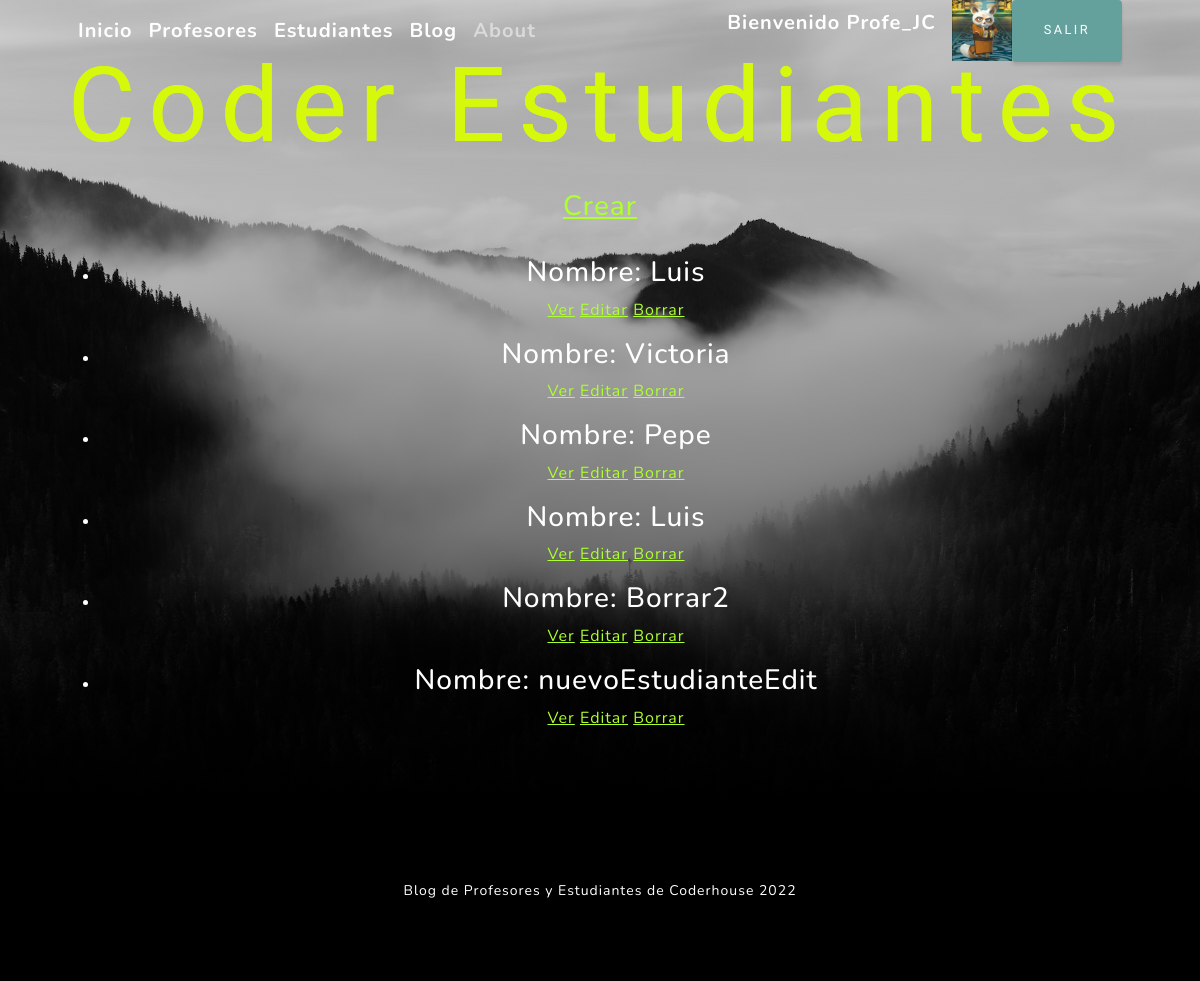
Page /Aplicacion/Estudiantes/estudiante/Elista (signed in) on the earlier database version.
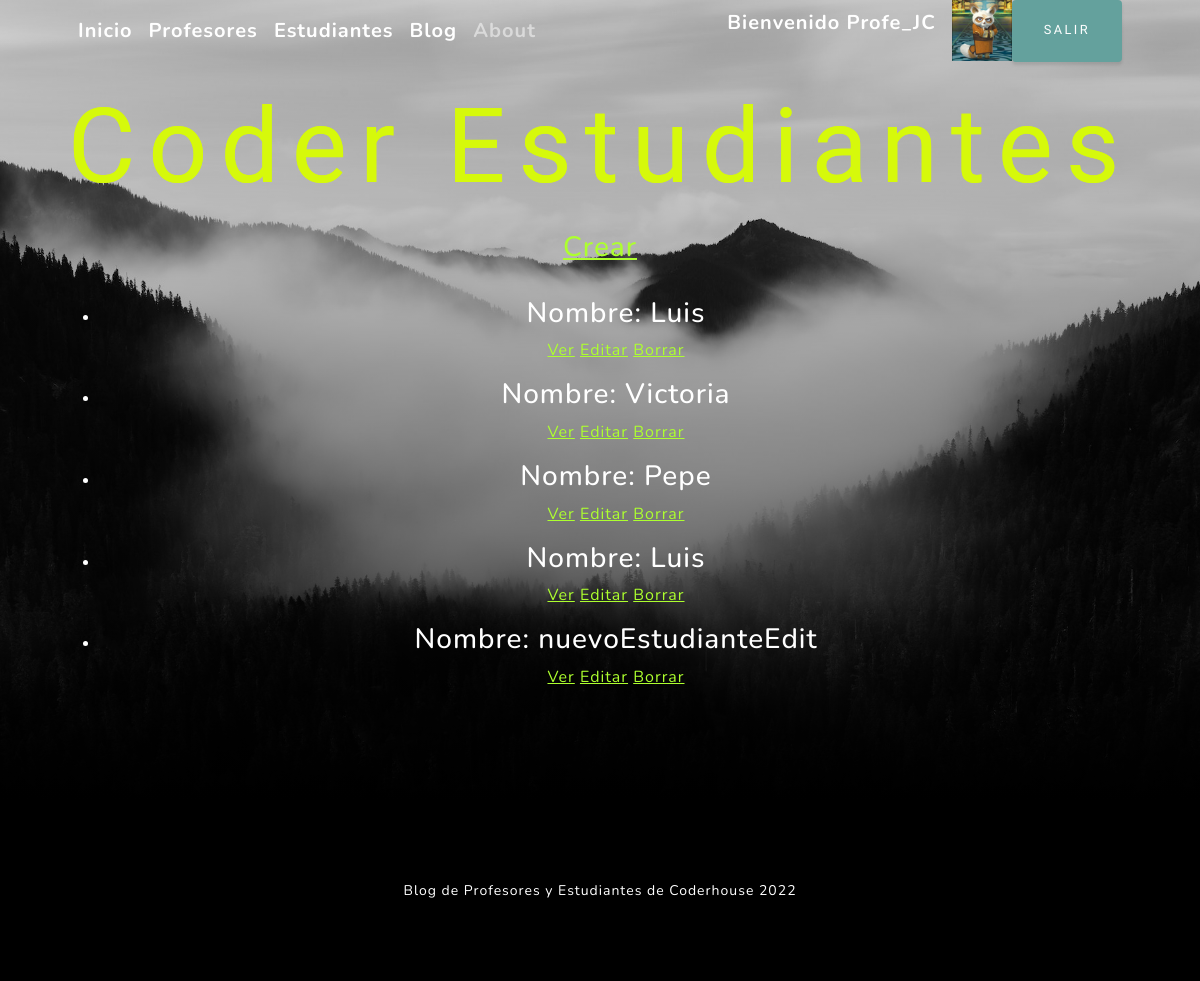
Same page on the later database version.
### Aplicacion/models.py (models this page shows, shortened)
class Estudiante(models.Model):
    nombre = models.CharField(max_length=200)
    apellido = models.CharField(max_length=200)
    email = models.EmailField()
    comision = models.IntegerField()

### Aplicacion/views.py (the view)
# urls.py: path("Estudiantes/estudiante/Elista", views.EstudianteList.as_view(), name='ListEstudiantes'),
class EstudianteList(LoginRequiredMixin, ListView):
    model = Estudiante
    template_name = "Aplicacion/Estudiantes/listaEstudiantes.html"

### Aplicacion/templates/Aplicacion/Estudiantes/listaEstudiantes.html
{% extends "Aplicacion/padre.html" %}
{% block contenidoModificable %}
    <h1>Coder Estudiantes</h1>
    <br>
{% endblock %}
{% block contenido2 %}
    <a style="color:greenyellow" href="{% url 'StudentCreate' %}"><h3>Crear</h3></a>
    <ul>
        <br>
        {% for estudiante in object_list %}
        <li>
            <h3>Nombre: {{estudiante.nombre}}</h3>
            <p>
                <a style="color:greenyellow" href="{% url 'StudentDetail' estudiante.id %}">Ver</a>
                <a style="color:greenyellow" href="{% url 'StudentEdit' estudiante.id %}">Editar</a>
                <a style="color:greenyellow" href="{% url 'StudentDelete' estudiante.id %}">Borrar</a>
            </p>
        </li>
        {% endfor %}
    </ul>
{% endblock %}

Differences in the rows shown:
removed Estudiante: nombre "Borrar2"
